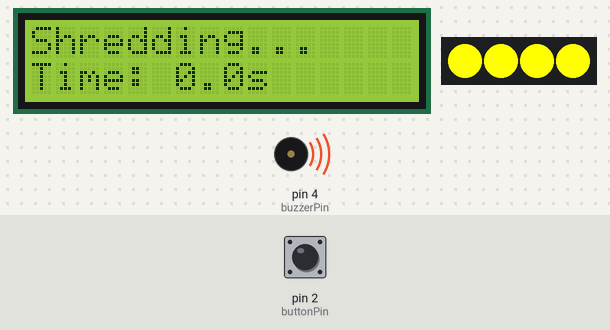
Bench run of a sketch on a simulated Arduino Uno, built with avr-gcc and run on an emulated ATmega328P. On the bench: 16×2 character LCD, 4 RGB LEDs in strip order, left to right, buzzer (waves = sounding). The inputs (shaded band) are chosen by the test bench; at power-on: pin 2 (buttonPin) HIGH.

Above: at 1.2 s.
1.3 s: pin 2 (buttonPin) pulled LOW for 1 s
At 1.88 s:
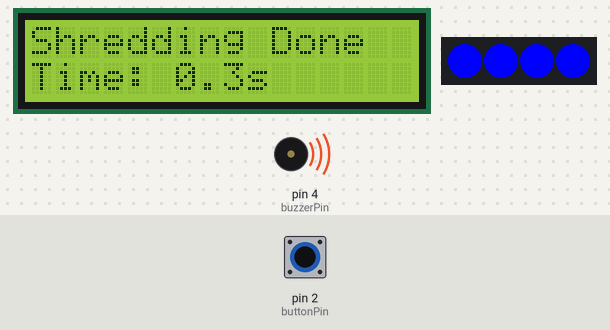
2.9 s: pin 2 (buttonPin) pulled LOW for 1 s
4.5 s: pin 2 (buttonPin) pulled LOW for 1 s
At 5.67 s:
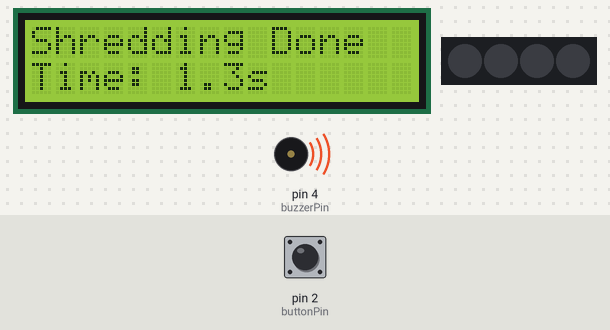
6.1 s: pin 2 (buttonPin) pulled LOW for 1 s
At 6.9 s:
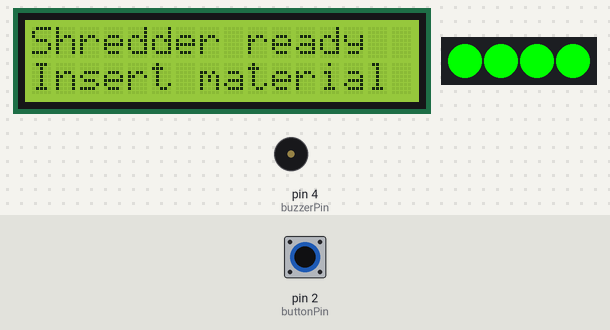
7.7 s: pin 2 (buttonPin) pulled LOW for 0.15 s
8.4 s: pin 2 (buttonPin) pulled LOW for 1 s
At 9.2 s:
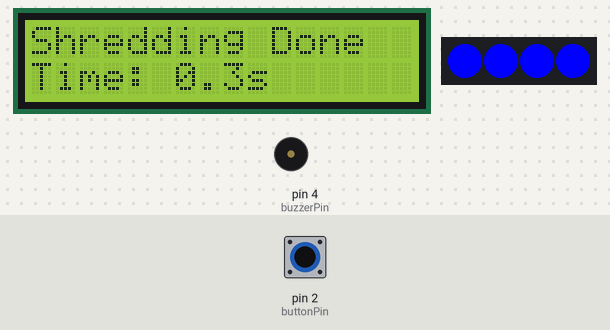
Timing chart, 0 to 11.0 s (numbered marks = the images above; inputs shaded):
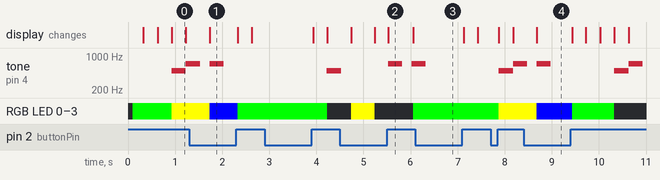

Measured:
- after the input at 6.1 s, tone on pin 4 (buzzerPin): goes on until 6.3 s, then stays silent
- what the display in image 2 shows lasts 0.6 s, from 5.5 s to 6.1 s

The sketch:

ArduinoDigiFabFinal.ino
```cpp
#include <Wire.h>
#include <LiquidCrystal_I2C.h>
#include <Adafruit_NeoPixel.h>

const int buttonPin = 2;
const int buzzerPin = 4;
const int ledPin = 6;

const int numLEDs = 4;
Adafruit_NeoPixel strip(numLEDs, ledPin, NEO_GRB + NEO_KHZ800);
LiquidCrystal_I2C lcd(0x27, 16, 2);


enum ScreenState { STARTUP, IDLE, START_RUNTIME, SHREDDING, DONE };
ScreenState currentScreen = STARTUP;


unsigned long shredStartTime = 0;
unsigned long lastTimerUpdate = 0;
float finalShredTime = 0.0;


bool buttonLock = false;
unsigned long lastButtonTime = 0;
const unsigned long debounceDelay = 300;

void setup() {
  pinMode(buttonPin, INPUT_PULLUP);
  pinMode(buzzerPin, OUTPUT);

  lcd.init();
  lcd.backlight();
  strip.begin();
  strip.show();

  showStartup();
  setLEDColor(0, 255, 0);
}

void loop() {
  unsigned long now = millis();
  int buttonState = digitalRead(buttonPin);


  if (buttonState == HIGH && !buttonLock && now - lastButtonTime > debounceDelay) {
    lastButtonTime = now;
    buttonLock = true;
    nextScreen();
  }

  if (buttonState == HIGH) {
    buttonLock = false;
  }


  if (currentScreen == SHREDDING) {
  unsigned long now = millis();

  if (now - lastTimerUpdate >= 500) {
    lastTimerUpdate = now;
    float elapsed = (now - shredStartTime) / 1000.0;
    lcd.setCursor(6, 1);
    lcd.print("          ");
    lcd.setCursor(6, 1);
    lcd.print(elapsed, 1);
    lcd.print("s");
  }


  static unsigned long lastFlashTime = 0;
  static bool isYellowOn = false;

  if (now - lastFlashTime >= 500) {
    lastFlashTime = now;
    isYellowOn = !isYellowOn;

    if (isYellowOn) {
      setLEDColor(255, 255, 0);
    } else {
      setLEDColor(0, 0, 0);
    }
  }
}
}


void nextScreen() {
  currentScreen = static_cast<ScreenState>((currentScreen + 1) % 5);

  switch (currentScreen) {
    case STARTUP:
      showStartup();
      setLEDColor(0, 255, 0);
      break;
    case IDLE:
      showIdle();
      setLEDColor(0, 255, 0);
      break;
    case START_RUNTIME:
      showStartRuntime();
      setLEDColor(0, 255, 0);
     break;
    case SHREDDING:
      showShredding();
      tone(buzzerPin, 500, 300);
      setLEDColor(255, 255, 0);
      break;
    case DONE:
      finalShredTime = (millis() - shredStartTime) / 1000.0;
      showDone();
      tone(buzzerPin, 700, 300);
      delay(500);
      tone(buzzerPin, 700, 300);
      setLEDColor(0, 0, 255);
      break;
  }
}

void showStartup() {
  lcd.clear();
  lcd.setCursor(0, 0);
  lcd.print("Shredder ready");
  lcd.setCursor(0, 1);
  lcd.print("Insert material");
}

void showIdle() {
  lcd.clear();
  lcd.setCursor(0, 0);
  lcd.print("Secure lid");
  lcd.setCursor(0, 1);
  lcd.print("Next page...");
}

void showStartRuntime() {
  lcd.clear();
  lcd.setCursor(0, 0);
  lcd.print("For runtime:");
  lcd.setCursor(0, 1);
  lcd.print("Press when start");
}

void showShredding() {
  lcd.clear();
  lcd.setCursor(0, 0);
  lcd.print("Shredding...");
  lcd.setCursor(0, 1);
  lcd.print("Time: 0.0s");

  shredStartTime = millis();
  lastTimerUpdate = millis();
}

void showDone() {
  lcd.clear();
  lcd.setCursor(0, 0);
  lcd.print("Shredding Done");
  lcd.setCursor(0, 1);
  lcd.print("Time: ");
  lcd.print(finalShredTime, 1);
  lcd.print("s");
}

void setLEDColor(int r, int g, int b) {
  for (int i = 0; i < numLEDs; i++) {
    strip.setPixelColor(i, strip.Color(r, g, b));
  }
  strip.show();
}
```
